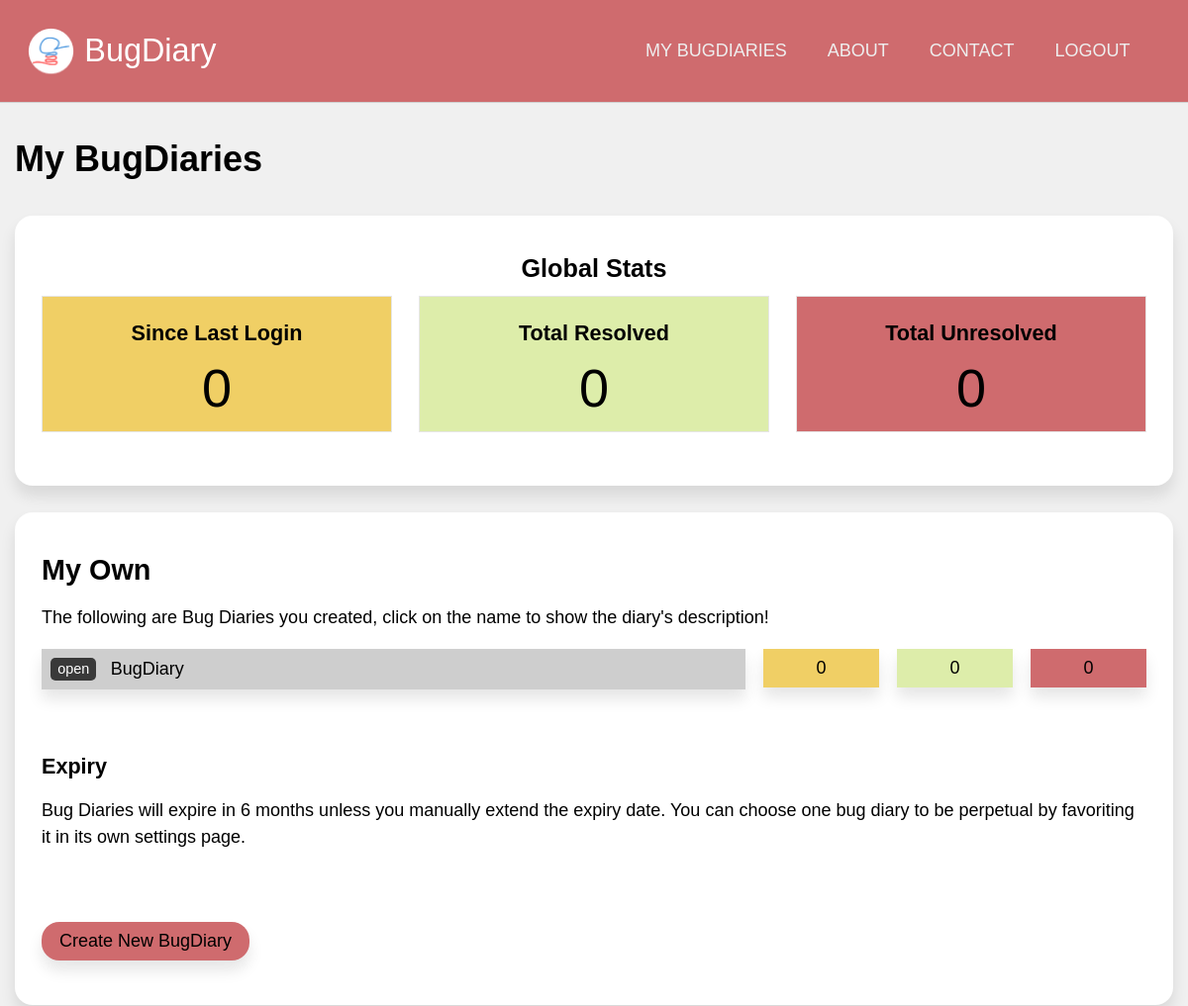
The page /users/dashboard (signed in, upper part) on the database as committed earlier.
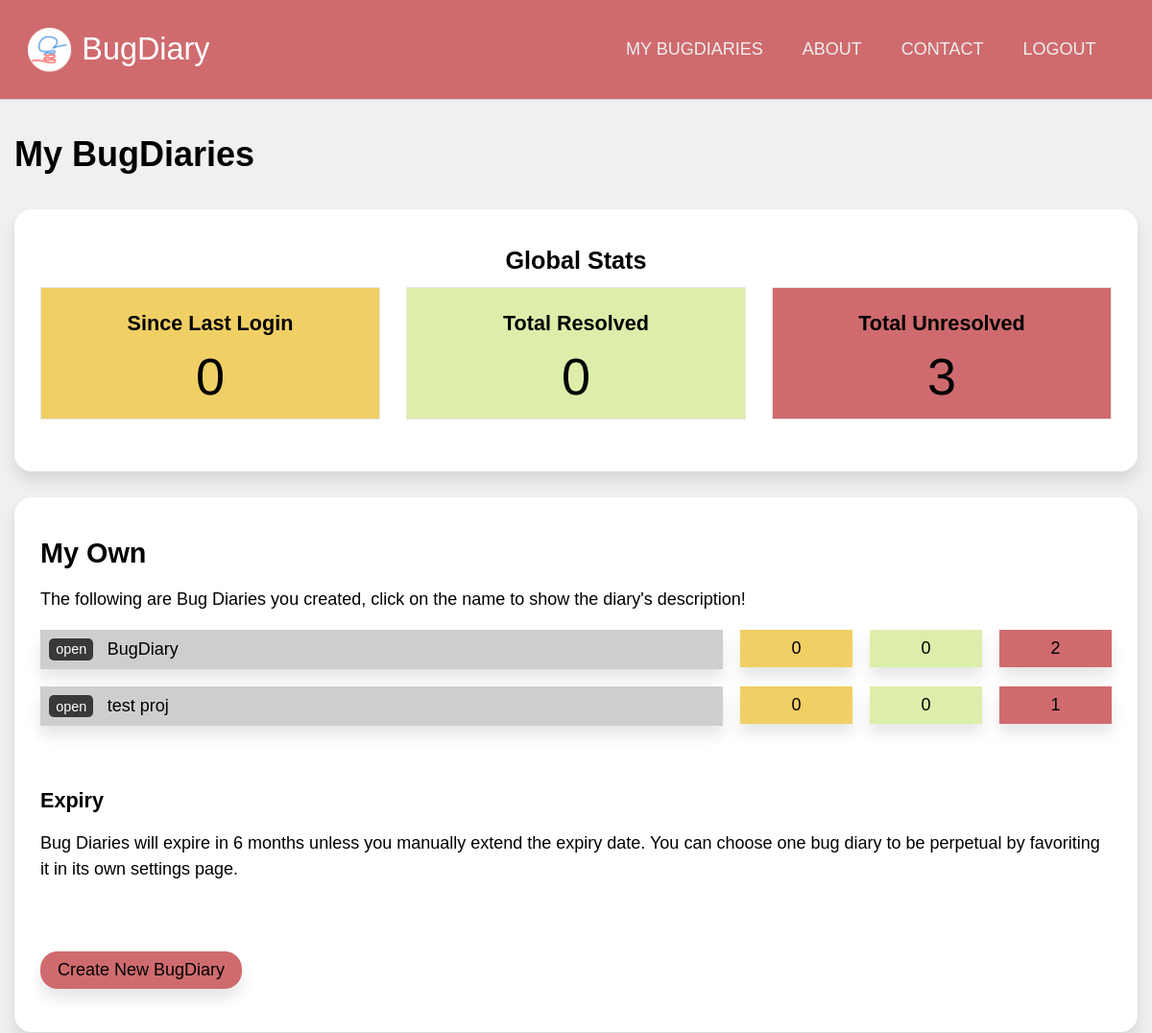
The same page on the database as committed later.
### application/models.py (models this page shows, shortened)
class Projects(db.Model):
    id  = db.Column(db.Integer, primary_key = True, nullable = False)
    url = db.Column(db.String(22), index = True, unique = True, nullable = False)
    name = db.Column(db.String(100), nullable = False)
    description = db.Column(db.Text, nullable = False)
    creation_date = db.Column(db.DateTime, index = True, nullable = False)
    expiry_date = db.Column(db.DateTime, index = True, nullable = False)
    status = db.Column(db.String(10), nullable = False)
    access_code = db.Column(db.String(50), nullable = True)
    owner = db.Column(db.Integer, db.ForeignKey('users.id')) #linked
    bugs = db.relationship('Bugs', backref = 'containing_project')
    locations = db.relationship('Project_bug_locations', backref = 'locations_in')
    types = db.relationship('Project_bug_types', backref = 'types_in')
    settings = db.relationship('Project_settings', backref = 'settings_for', uselist = False)
    blog_posts = db.relationship('Blog_posts', backref= 'post_target')

### application/users/views.py (the view)
@users.route('/dashboard')
@login_required
def dashboard():
    since_last_login = Bugs.query.filter(Bugs.containing_project.has(Projects.id.in_([ proj.id for proj in current_user.owned_projects]))).filter_by(status = "PENDING").filter(Bugs.report_date > current_user.last_login).count()
    print(since_last_login)
    resolved = Bugs.query.filter(Bugs.containing_project.has(Projects.id.in_([ proj.id for proj in current_user.owned_projects]))).filter_by(status = "RESOLVED").count()
    unresolved = Bugs.query.filter(Bugs.containing_project.has(Projects.id.in_([ proj.id for proj in current_user.owned_projects]))).filter_by(status = "PENDING").count()
    project_list = current_user.collab_projects
    project_summaries = []
    for project in project_list:
        project_summaries.append({'name': project.name, 'description': project.description, 'url': project.url,
        'since_last_login': Bugs.query.filter_by(project = project.id).filter_by(status = "PENDING").filter(Bugs.report_date > current_user.last_login).count(),
        'resolved': Bugs.query.filter_by(project = project.id).filter_by(status = "RESOLVED").count(),
        'unresolved': Bugs.query.filter_by(project = project.id).filter_by(status = "PENDING").count()})
    return render_template('user_dash.html', user = current_user, since_last_login = since_last_login, resolved = resolved, unresolved = unresolved, project_summaries = project_summaries)

### application/models.py (called while the page is built)
@login_manager.user_loader
def load_user(user_id):
    return Users.query.get(user_id)

### application/users/templates/users/user_dash.html (shortened to what this page needs)
{% extends 'confined.html' %}
{% import 'macros.html' as macros %}
{% block main %}
<h1>My BugDiaries</h1>
<div class="main-aside">
    <main>
        <div class="bg-white rounded shadowed block text-centered">
            <h3>Global Stats</h3>
            <div class="block-comparison-3">
                <div class="comp1 text-centered lined bg-yellow">
                    <h4>Since Last Login</h4>
                    <span class="bignum">{{ since_last_login }}</span>
                </div>
                <div class="comp2 text-centered lined bg-green">
                    <h4>Total Resolved</h4>
                    <span class="bignum">{{ resolved }}</span>
                </div>
                <div class="comp3 text-centered lined bg-red">
                    <h4>Total Unresolved</h4>
                    <span class="bignum">{{ unresolved }}</span>
                </div>
            </div>
        </div>
        <div class="bg-white rounded shadowed block">
            <h2>My Own</h2>
            <p>
                The following are Bug Diaries you created, click on the name to show the diary's description!
            </p>
            {% for project in project_summaries %}
            <div class="project-summary">
                <div class="name shadowed">
                    <a href="{{ url_for('projects.dashboard', project_url = project['url']) }}">open</a><span onclick="toggleElement('sum-{{loop.index}}')">{{ project['name'] }}</span>
                </div>
                <div class="stats text-centered shadowed bg-yellow">
                    {{ project['since_last_login'] }}
                </div>
                <div class="stats text-centered shadowed bg-green">
                    {{ project['resolved'] }}
                </div>
                <div class="stats text-centered shadowed bg-red">
                    {{ project['unresolved'] }}
                </div>
            </div>
            {% endfor %}
            <div class="spacer-small"></div>
            <h4>Expiry</h4>
            <p>
                Bug Diaries will expire in 6 months unless you manually extend the expiry date. You can choose one bug diary to be perpetual by favoriting it in its own settings page.
            </p>
            <div class="spacer-small"></div>
            <a href="{{ url_for('projects.create') }}" class="button-primary rounded shadowed">
                Create New BugDiary
            </a>
        </div>
    </main>
</div>
{% endblock %}

Rows that differ between the two databases and show on the page:
computed for Projects "BugDiary": unresolved "0" → "2"
added Projects: name "test proj", since_last_login "0", resolved "0", unresolved "1"
Other text that changed with them:
{{ unresolved }}: "0" → "3"
